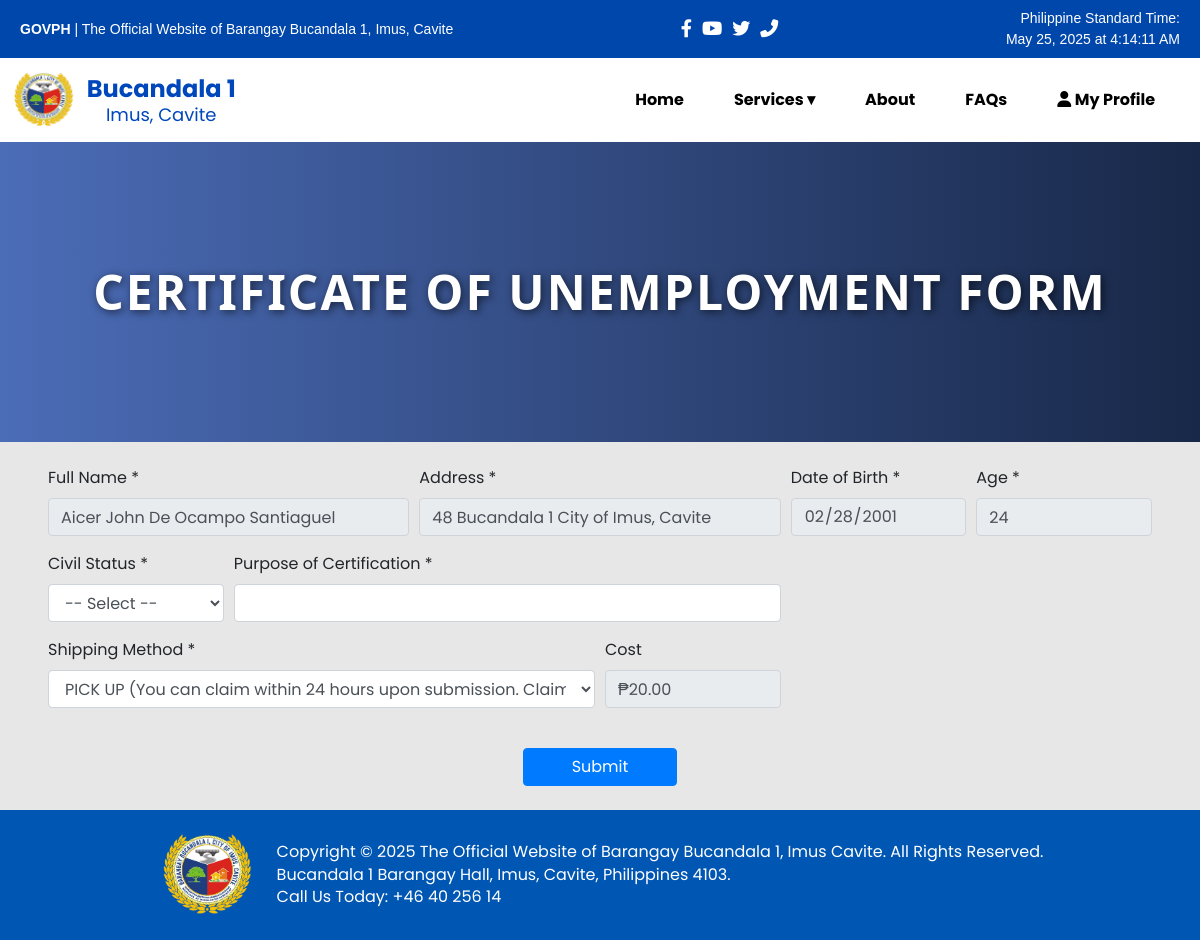
Screenshot of /chatbot-main/forms/unemployment-certification.php (signed in) with the database file from the repository.
### tables this page shows
CREATE TABLE `users` (
  `id` int(11) NOT NULL,
  `first_name` varchar(100) NOT NULL,
  `middle_name` varchar(100) DEFAULT NULL,
  `last_name` varchar(100) NOT NULL,
  `address` varchar(255) NOT NULL,
  `email` varchar(150) NOT NULL,
  `username` varchar(100) NOT NULL,
  `password` varchar(255) NOT NULL,
  `dob` date NOT NULL,
  `gender` enum('Male','Female') NOT NULL,
  `civil_status` enum('Single','Married','Widowed') NOT NULL,
  `government_id` varchar(100) NOT NULL,
  `id_number` varchar(100) NOT NULL,
  `emergency_contact_name` varchar(150) NOT NULL,
  `emergency_contact_number` varchar(50) NOT NULL,
  `profile_pic` varchar(255) DEFAULT NULL,
  `dependents` text DEFAULT NULL,
  `status` enum('pending','approved','rejected') NOT NULL DEFAULT 'pending',
  `created_at` timestamp NOT NULL DEFAULT current_timestamp(),
  `updated_at` timestamp NOT NULL DEFAULT current_timestamp() ON UPDATE current_timestamp(),
  `is_admin` tinyint(1) NOT NULL DEFAULT 0
);

### chatbot-main/forms/unemployment-certification.php (the view, shortened to what this page needs)
<?php
require_once('../session_check.php');
$servername = "localhost";
$username_db = "root";
$password_db = "";
$dbname = "barangay_db";
try {
    $dsn = "mysql:host=$servername;dbname=$dbname;charset=utf8mb4";
    $pdo = new PDO($dsn, $username_db, $password_db, [
        PDO::ATTR_ERRMODE => PDO::ERRMODE_EXCEPTION,
        PDO::ATTR_DEFAULT_FETCH_MODE => PDO::FETCH_ASSOC,
    ]);
} catch (PDOException $e) {
    die("Connection failed: " . $e->getMessage());
}
$user_data = null;
if (isset($_SESSION['user_id'])) {
    try {
        $stmt = $pdo->prepare("SELECT * FROM users WHERE id = ?");
        $stmt->execute([$_SESSION['user_id']]);
        $user_data = $stmt->fetch();
    } catch (PDOException $e) {
        $user_data = null;
    }
}
?>
<!DOCTYPE html>
<html lang="en">
<head>
    <link rel="stylesheet" href="https://cdnjs.cloudflare.com/ajax/libs/twitter-bootstrap/4.3.1/css/bootstrap.min.css" />
    <link rel="stylesheet" href="https://cdnjs.cloudflare.com/ajax/libs/font-awesome/6.4.0/css/all.min.css">
    <link rel="stylesheet" href="../css/contact.css" />
</head>
<body>
    <div class="header-bar">
  <div class="header-container">
    <div class="left-section">
      GOVPH
      <span>| The Official Website of Barangay Bucandala 1, Imus, Cavite</span>
    </div>
    <div class="social-icons">
      <a href="https://www.facebook.com/profile.php?id=100085126650282"><i class="fab fa-facebook-f"></i></a>
      <a href="#"><i class="fab fa-youtube"></i></a>
      <a href="#"><i class="fab fa-twitter"></i></a>
      <a href="#"><i class="fas fa-phone-alt"></i></a>
    </div>
    <div class="time-section">
      <div>Philippine Standard Time:</div>
      <div id="dateTimePH">Loading time...</div>
    </div>
  </div>
</div>
<nav style="display: flex; align-items: center; padding: 10px;">
  <div class="logo-container keep-on-mobile">
  <img src="../image/imus-logo.png" alt="Barangay Logo" class="logo-img">
  <div class="logo-text">
    <span class="barangay-name">Bucandala 1</span><br>
    <span class="barangay-location">Imus, Cavite</span>
  </div>
</div>
<nav class="main-nav" id="mainNav">
  <a href="../index.php">Home</a>
  <div class="dropdown">
    <a href="#online-services-section" class="dropbtn">Services ▾</a>
  </div>
  <a href="../contact.php">About</a>
  <a href="../faq.php">FAQs</a>
  <a href="../profile.php"><i class="fas fa-user"></i> My Profile</a>
</nav>
</nav>
    <div class="header-banner">Certificate of Unemployment Form</div>
    <div class="container-fluid px-5 py-4">
<form method="POST" action="unemployment-certification.php" id="unemployedForm">
    <div class="form-row">
        <div class="form-group col-md-4">
            <label>Full Name *</label>
            <input type="text" name="full_name" class="form-control" required readonly value="<?php echo htmlspecialchars($_POST['full_name'] ?? ($user_data ? trim($user_data['first_name'] . ' ' . ($user_data['middle_name'] ?? '') . ' ' . $user_data['last_name']) : '')); ?>">
        </div>
        <div class="form-group col-md-4">
            <label>Address *</label>
            <input type="text" name="address" class="form-control" required readonly value="<?php echo htmlspecialchars($_POST['address'] ?? ($user_data['address'] ?? '')); ?>">
        </div>
                <div class="form-group col-md-2">
            <label>Date of Birth *</label>
        </div>
        <div class="form-group col-md-2">
            <label>Age *</label>
        </div>
        <div class="form-group col-md-2">
            <label>Civil Status *</label>
            <select name="civil_status" class="form-control" required>
                <option value="">-- Select --</option>
            </select>
        </div>
        <div class="form-group col-md-6">
            <label>Purpose of Certification *</label>
            <input type="text" name="purpose" class="form-control" required value="<?php echo htmlspecialchars($_POST['purpose'] ?? ''); ?>">
        </div>
    <div class="form-group col-md-6">
        <label>Shipping Method *</label>
        <select name="shipping_method" class="form-control" required>
            <option value="PICK UP">PICK UP (You can claim within 24 hours upon submission. Claimable from 10am–5pm)</option>
        </select>
    </div>
    <div class="form-group col-md-2">
        <label>Cost</label>
        <input type="text" class="form-control" readonly value="₱20.00">
    </div>
</div>
    <div class="text-center mt-4">
        <button type="submit" class="btn btn-primary px-5">Submit</button>
    </div>
</form>
    </div>
    <div class="footer">
        <div class="footer-content">
            <img src="../image/imus-logo.png" alt="Barangay Logo" class="footer-logo">
            <div class="footer-text">
                <p>Copyright &copy; 2025 The Official Website of Barangay Bucandala 1, Imus Cavite. All Rights Reserved.</p>
                <p>Bucandala 1 Barangay Hall, Imus, Cavite, Philippines 4103.</p>
                <p>Call Us Today: +46 40 256 14</p>
            </div>
        </div>
    </div>
    <iframe src="../chatbot.php"
        style="position: fixed; bottom: 10px; right: 10px; width: 340px; height: 800px; border: none; z-index: 999;">
    </iframe>
</body>
</html>

### chatbot-main/css/contact.css (style rules this page uses)
body { height: 100%; margin: 0; display: flex; flex-direction: column; font-family: 'Poppins', sans-serif; background-color: #b9b4b4; }
.header-container { display: flex; align-items: center; justify-content: flex-start; }
nav { background-color: #ffffff; padding: 20px; text-align: center; position: sticky; top: 0; z-index: 1000; transition: all 0.6s cubic-bezier(0.25, 1, 0.5, 1); box-shadow: none; transform: translateY(0); }
nav a { margin: 0 15px; color: #000000; text-decoration: none; font-weight: bold; }
.dropdown { display: inline-block; position: relative; }
.dropbtn { cursor: pointer; }
.footer { width: 100%; padding: 20px; background-color: #0056b3; color: white; margin-top: 0px; }
.footer-content { display: flex; align-items: center; justify-content: center; gap: 20px; flex-wrap: wrap; text-align: left; }
.footer-logo { width: 100px; height: auto; }
.footer-text p { margin: 0; line-height: 1.4; }
body::before { content: ""; position: fixed; top: 0; left: 0; width: 100%; height: 100%; background: rgba(255, 255, 255, 0.678); z-index: -1; }
.logo-container { display: flex; align-items: center; flex-wrap: nowrap; margin-right: auto; }
.logo-img { height: 60px; margin-right: 10px; flex-shrink: 0; }
.logo-text { line-height: 1.2; white-space: nowrap; }
.barangay-name { font-size: 24px; font-weight: bold; color: #0047BB; }
.barangay-location { font-size: 18px; color: #0047BB; }
.main-nav { display: flex; gap: 20px; align-items: center; }
.header-bar { background-color: #0047AB; color: white; font-family: Arial, sans-serif; font-size: 14px; padding: 8px 20px; }
.header-container { display: flex; justify-content: space-between; align-items: center; flex-wrap: wrap; }
.left-section { font-weight: bold; }
.left-section span { font-weight: normal; }
.social-icons { display: flex; gap: 10px; font-size: 18px; }
.social-icons a { color: white; text-decoration: none; }
.time-section { text-align: right; }
.header-banner { width: 100%; height: 300px; display: flex; align-items: center; justify-content: center; background: linear-gradient(to right, #4b6cb7, #182848); color: white; text-align: center; font-size: 48px; font-family: 'Segoe UI', Tahoma, Geneva, Verdana, sans-serif; font-weight: 700; letter-spacing: 2px; text-transform: uppercase; text-shadow: 2px 2px 8px rgba(0, 0, 0, 0.6); }

### rows the page displays
users: full_name "Aicer John De Ocampo Santiaguel", address "48 Bucandala 1 City of Imus, Cavite"
